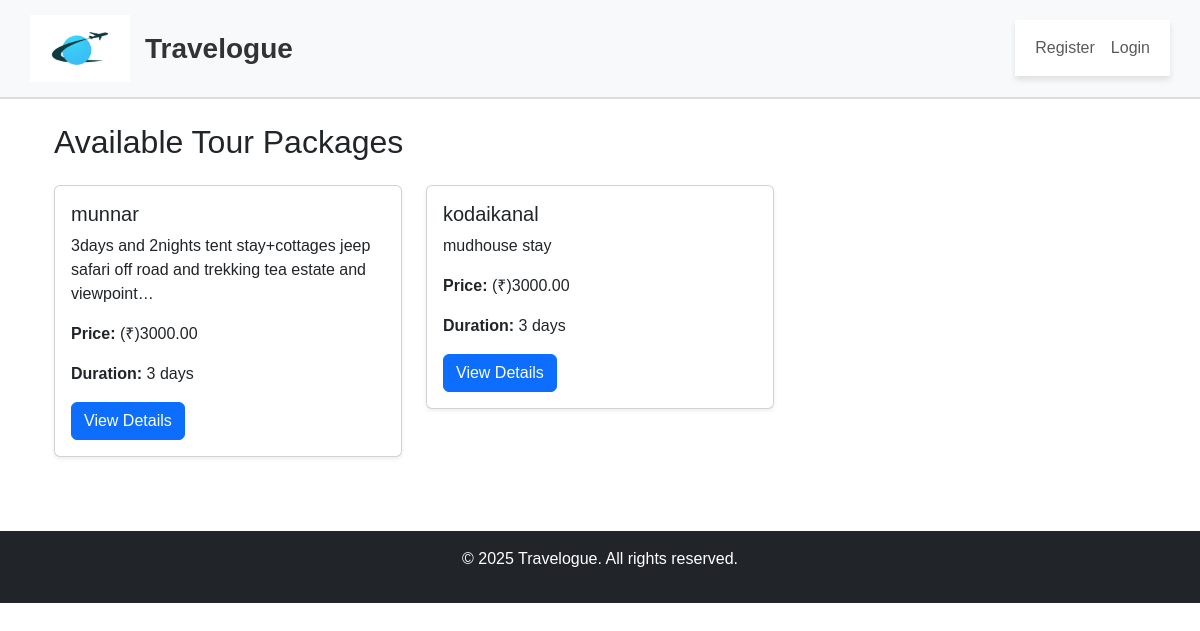
The app's page /tours/list/ with its own data.
### apps/tours/models.py (models this page shows, shortened)
class TourPackage(models.Model):
    CATEGORY_CHOICES = [
        ('adventure', 'Adventure'),
        ('beach', 'Beach'),
        ('cultural', 'Cultural'),
        ('wildlife', 'Wildlife'),
        ('mountain', 'Mountain'),
        ('historical', 'Historical'),
    ]
    CURRENCY_CHOICES = [
        ('USD', ' ($)'),
        ('INR', ' (₹)'),
        ('EUR', ' (€)'),
        ('GBP', ' (£)'),
    ]
    title = models.CharField(max_length=255)
    description = models.TextField()
    price = models.DecimalField(max_digits=10, decimal_places=2)
    currency = models.CharField(max_length=3, choices=CURRENCY_CHOICES, default='INR')
    duration = models.PositiveIntegerField(help_text="Duration in days")
    category = models.CharField(max_length=50, choices=CATEGORY_CHOICES)
    available_spots = models.PositiveIntegerField(default=10)
    expiry_date = models.DateField()
    vendor = models.ForeignKey(
        User,
        on_delete=models.CASCADE,
        related_name="tours_tourpackages"
    )
    created_at = models.DateTimeField(auto_now_add=True)

### apps/tours/views.py (the view)
# urls.py: path("list/", TourListView.as_view(), name="tours_list"),
class TourListView(ListView):
    model = TourPackage
    template_name = "tours/tour_list.html"
    context_object_name = "tours"

### apps/tours/templates/tours/tour_list.html
{% extends "base.html" %}
{% block content %}
<div class="container mt-4">
    <h2 class="mb-4">Available Tour Packages</h2>
    <div class="row">
        {% for tour in tours %}
        <div class="col-md-4">
            <div class="card mb-4 shadow-sm">
                <div class="card-body">
                    <h5 class="card-title">{{ tour.title }}</h5>
                    <p class="card-text">{{ tour.description|truncatechars:100 }}</p>
                    <p><strong>Price:</strong> {{ tour.get_currency_display }}{{ tour.price }}</p>
                    <p><strong>Duration:</strong> {{ tour.duration }} days</p>
                    <a href="{% url 'tours:tour_detail' tour.id %}" class="btn btn-primary">View Details</a>
                </div>
            </div>
        </div>
        {% empty %}
        <p>No tour packages available.</p>
        {% endfor %}
    </div>
</div>
{% endblock %}

### static/css/style.css (style rules this page uses)
body { font-family: Arial, sans-serif; }

### records on screen
TourPackage: title "munnar", description "3days and 2nights tent stay+cottages jeep safari off road and trekking tea estate and viewpoint…", currency "(₹)", price "3000.00", duration "3"
TourPackage: title "kodaikanal", description "mudhouse stay", currency "(₹)", price "3000.00", duration "3"
